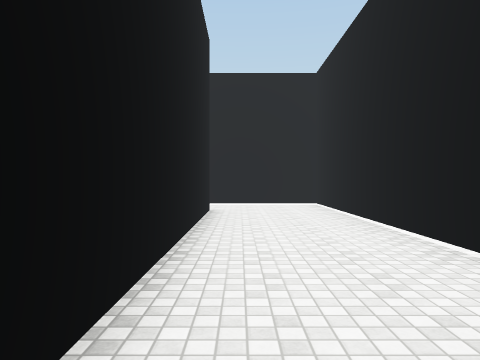
[1] (above)

22 first-person views from a walk through a Unity game level. The camera is 1.4 m above the floor, looks level and sees 70° across. The floor is counted in squares, 2 m on a side. Each view is taken from the middle of a square. On the plan, view 1 faces up. The plan holds only what a view shows up to about 11 squares ahead; the rest is blank. The player is left out. Surface patterns are stand-ins for the level's own textures.

[2]
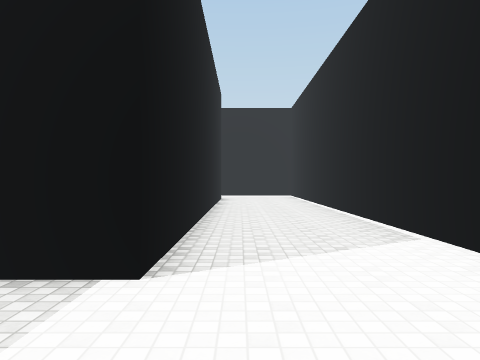

[3]
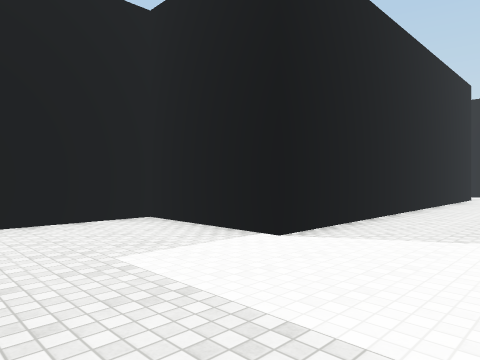

[4]
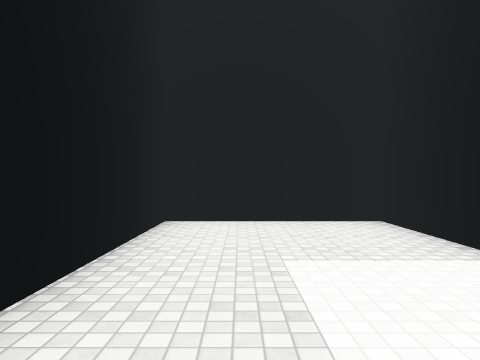

[5]
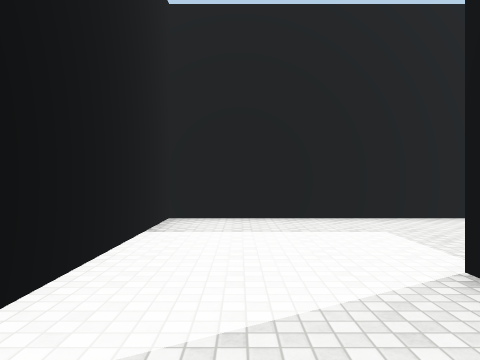

[6]
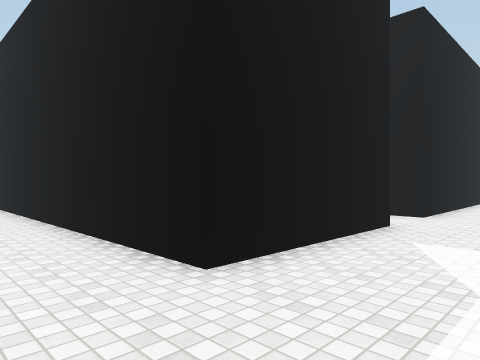

[7]
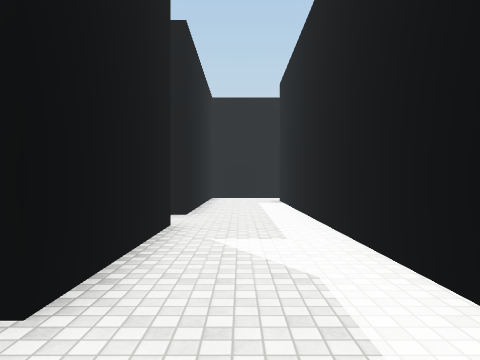

[8]
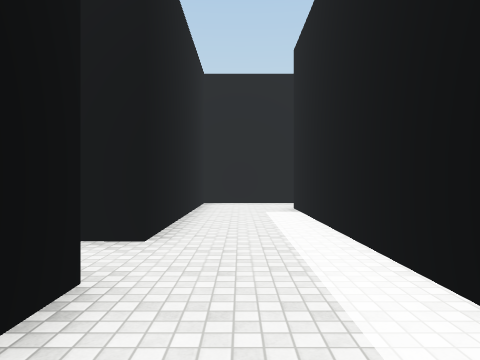

[9]
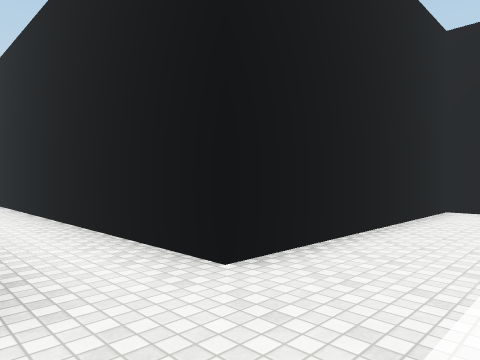

[10]
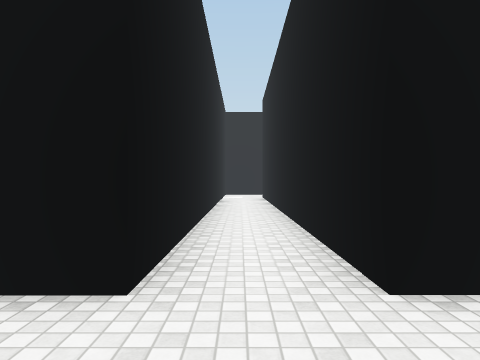

[11]
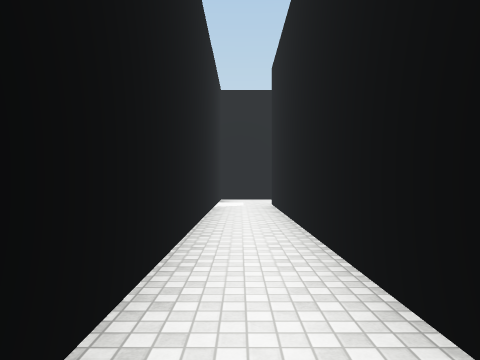

[12]
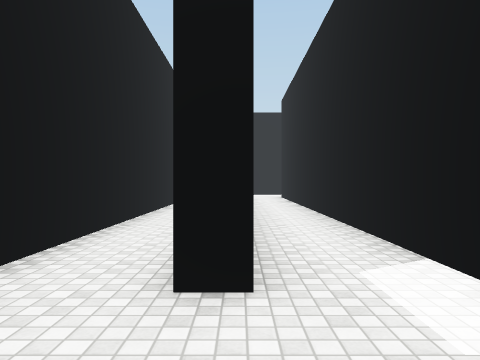

[13]
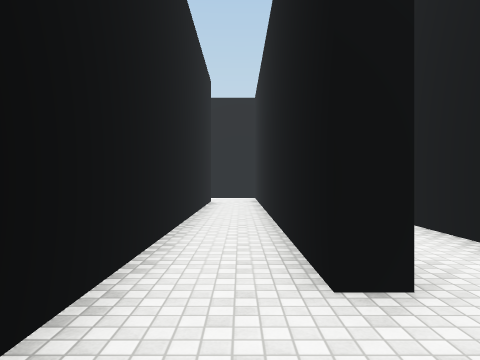

[14]
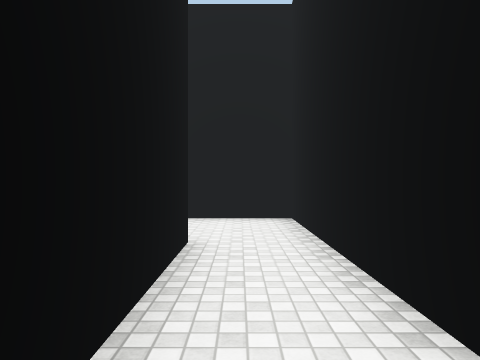

[15]
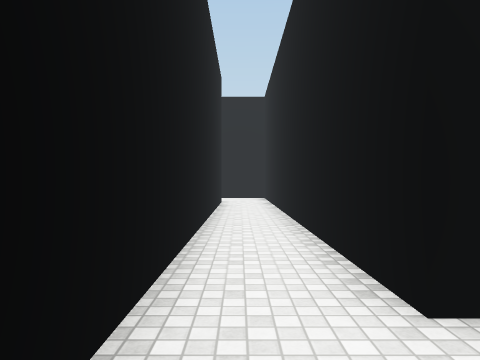

[16]
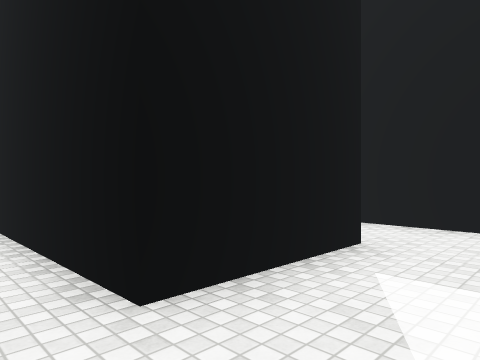

[17]
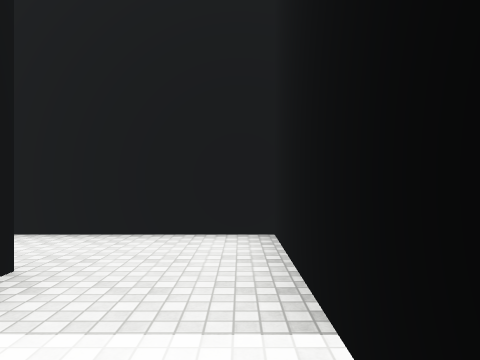

[18]
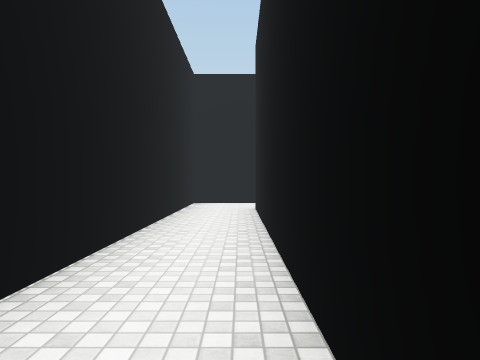

[19]
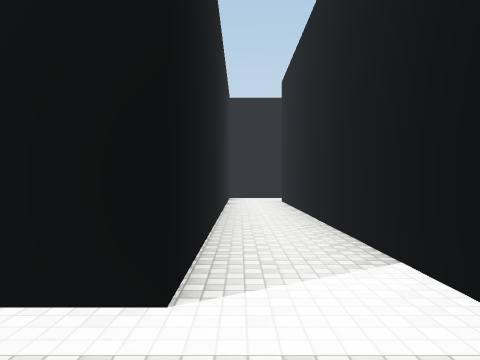

[20]
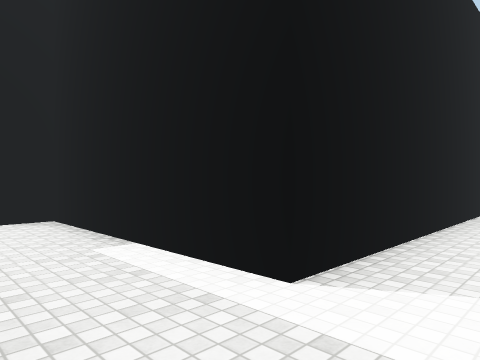

[21]
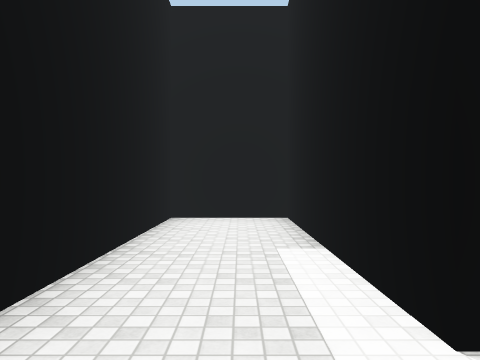

[22]
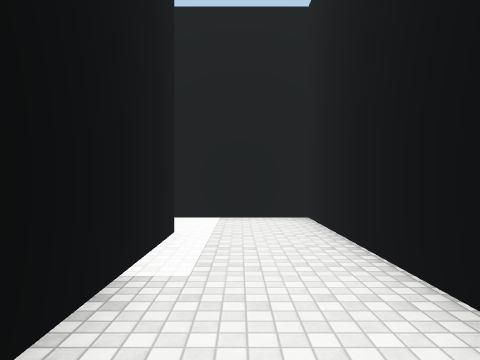

### Floor plan
Points are (right, up) in squares from view 1. A wall is a line through its corners. A room is listed if a view was taken in it or the views show most of it. See-through windows are left out.
Room 1 (views 1, 2, 3, 4, 5, 6, 7, 8, 9, 10, 11)
walls: (-4.3, -3.6) (-4.3, 7.9) (-0.7, 7.9) (-0.7, -2.6) (-3.8, -2.6) (-3.8, -6.3) (2.3, -6.3) (2.3, 10.3) (-10.5, 10.3); (-12.4, 10.6) (-12.4, 7.9) (-5.9, 7.9) (-5.9, -3.9)
ways out: opening at (-5, -3) to room 2
Room 2 (views 12, 13)
walls: (-5.9, -3.9) (-6.4, -3.9); (-4.3, -4.8) (-4.3, -3.6); (-7.9, -3.6) (-7.9, -6.3) (-6, -6.3)
ways out: opening at (-5, -3) to room 1; opening at (-7, -4) to room 3
Room 3 (views 14, 15, 16, 17, 18, 19, 20, 21, 22)
walls: (-10.6, 5.3) (-7.9, 5.3) (-7.9, -3.6); (-6.4, -3.9) (-6.4, 6); (-9.1, 7.4) (-12.4, 7.4) (-12.4, -4.1) (-17.3, -4.1) (-17.3, -6.3) (-10.6, -6.3) (-10.6, 5)
ways out: opening at (-7, -4) to room 2

Positions as (right, up) in squares from view 1, and headings:
1: (0, 0), facing up
2: (0, -5), facing up
3: (2, -6), facing up-left
4: (2, -5), facing left
5: (1, 0), facing down
6: (1, 10), facing down-left
7: (1, 9), facing left
8: (-2, 9), facing left
9: (-4, 10), facing down-left
10: (-5, 10), facing down
11: (-5, 6), facing down
12: (-6, -6), facing up
13: (-7, -6), facing up
14: (-7, 0), facing down
15: (-7, 7), facing down
16: (-7, 7), facing down-left
17: (-8, 7), facing left
18: (-11, -3), facing up
19: (-12, -6), facing up
20: (-11, -6), facing up-left
21: (-11, -5), facing left
22: (-17, -5), facing right
